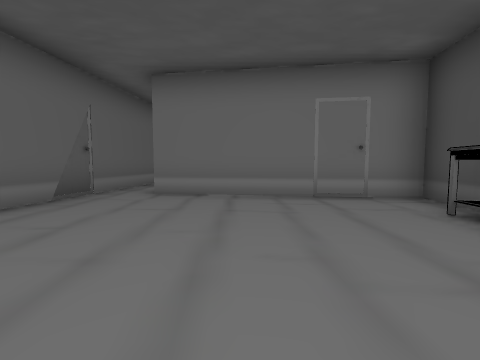
view 1 (above)

15 first-person views from a walk through a scene from a Unity 3-D project. The camera is 1.3 m above the floor, tilts 4° down and sees 90° across. The floor is counted in squares, 2 m on a side. Each view is taken from the middle of a square. On the plan, view 1 faces up. The plan holds only what a view shows up to about 9 squares ahead; the rest is blank. The place goes on beyond the plan. Some animated figures are not drawn.

view 2
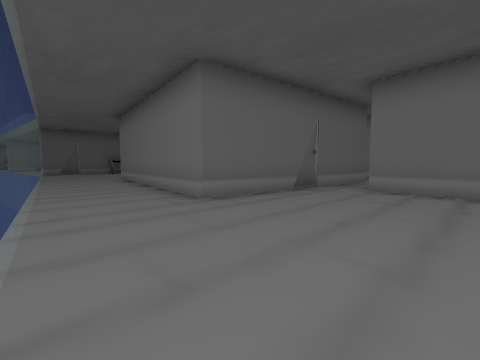

view 3
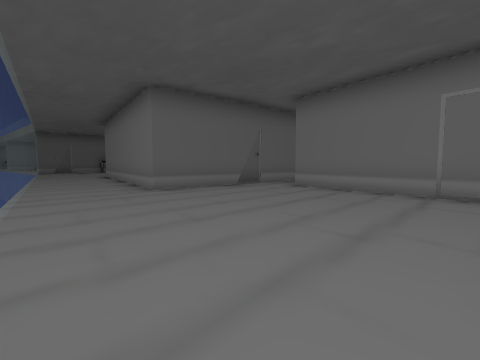

view 4
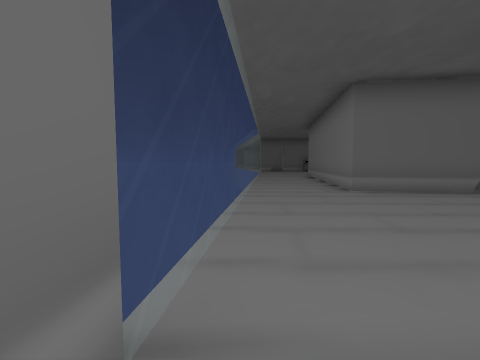

view 5
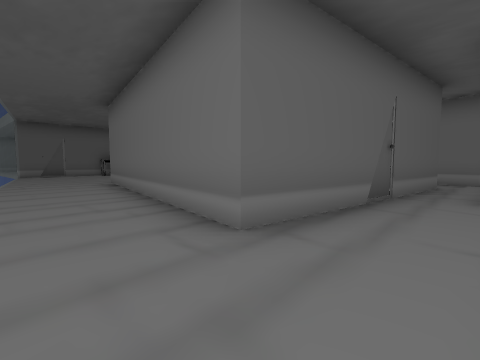

view 6
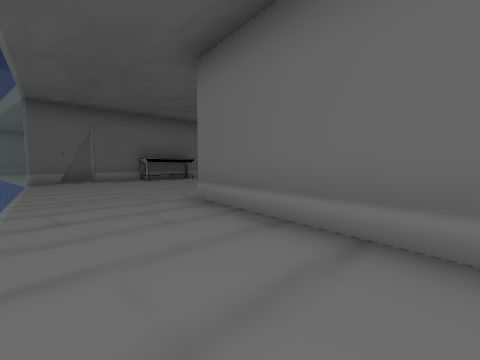

view 7
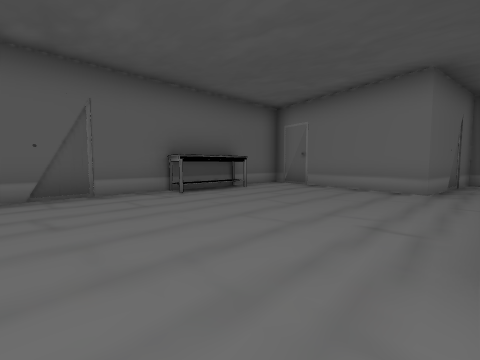

view 8
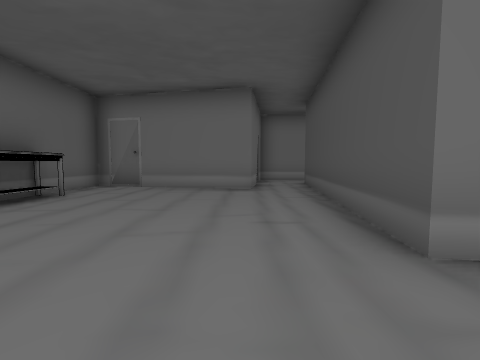

view 9
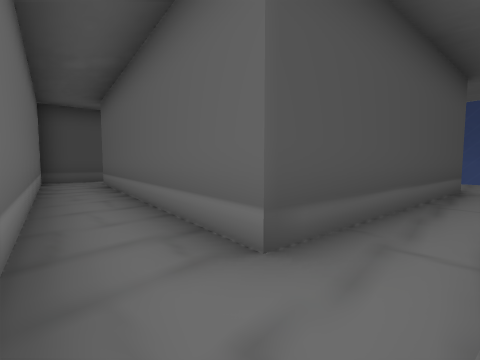

view 10
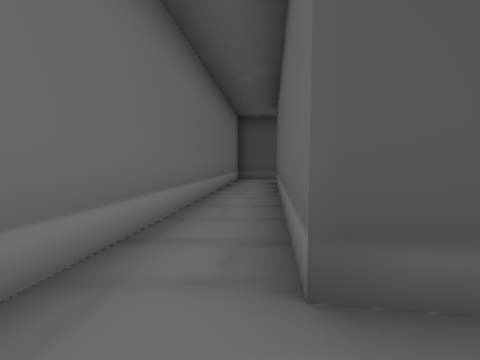

view 11
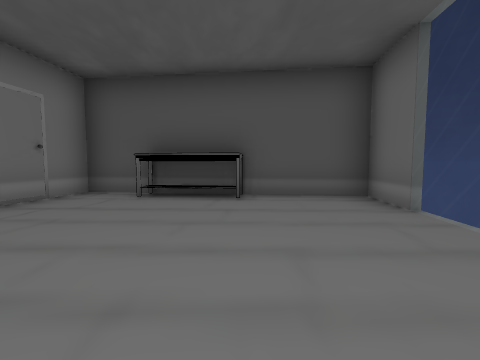

view 12
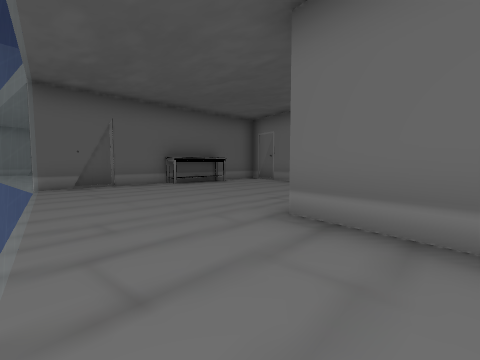

view 13
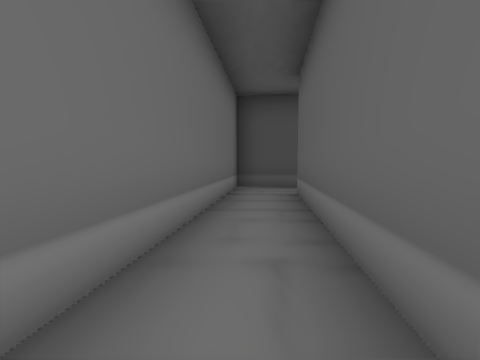

view 14
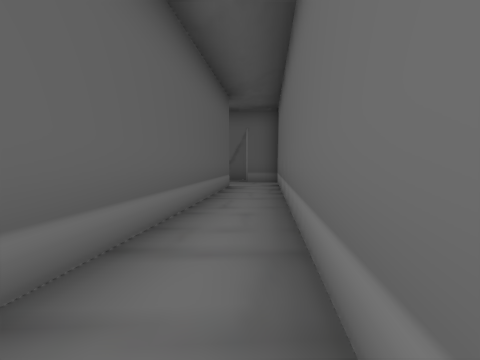

view 15
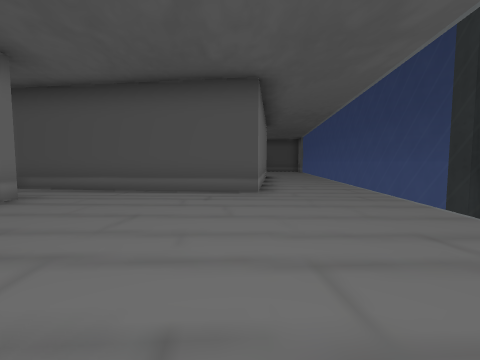

### Floor plan
Key: @ floor where view 1 was taken; # wall or solid block; x gap in a wall; . floor; = window, fence, low wall or low ledge; T table.
Columns run from 18 left of view 1 to 4 right of it. Each row starts with its distance up from view 1.
 11        ##
 10        .#########
  9       #.........##
  8   ### #.###  ##..#
  7   #...#.#     ##.#
  6   #.....       #x#
  5   T.....#      #.######
  4   #.....#     #.......#
  3  #...... ##   #......##
  2  #.........####......T
  1 .#...................#
  0 =========.........@..#
 -1        #==========...#
 -2                 #=====

Positions as (right, up) in squares from view 1, and headings:
1: (0, 0), facing up
2: (0, -1), facing up-left
3: (2, -1), facing up-left
4: (2, -1), facing left
5: (-2, 0), facing up-left
6: (-7, 0), facing up-left
7: (-11, 1), facing up-left
8: (-12, 1), facing up
9: (-11, 10), facing down-right
10: (-11, 9), facing right
11: (-2, 1), facing right
12: (-9, 0), facing up-left
13: (-8, 9), facing right
14: (-3, 9), facing left
15: (-16, 3), facing right
